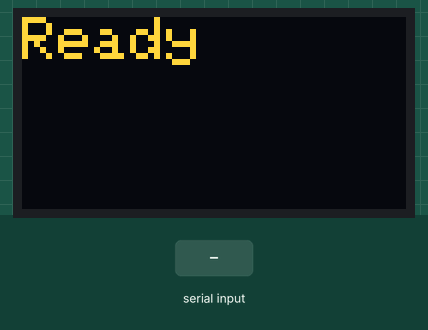
Bench run of a sketch on a simulated Arduino Uno, built with avr-gcc and run on an emulated ATmega328P. Parts: 128×64 one-colour display. The test bench sets the inputs (shaded band). The OLED is the two-colour kind (top 16 rows yellow).

Above: at 1.2 s.
1.3 s: "90,45\n" received over the second serial link
At 2.6 s:
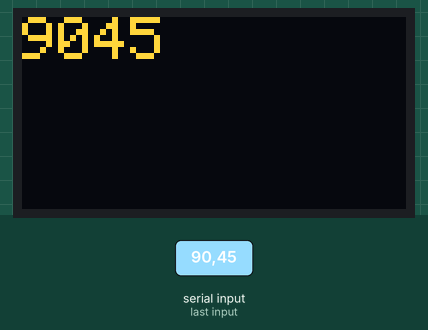
2.9 s: "+" received over the second serial link
At 3.5 s:
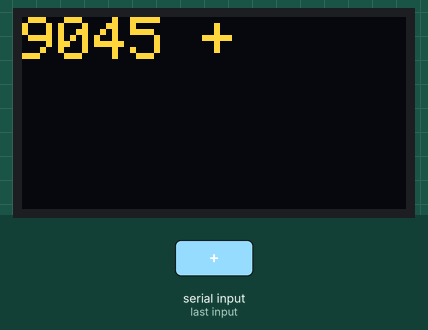
4.4 s: "C90\n" received over the second serial link
At 5.3 s:
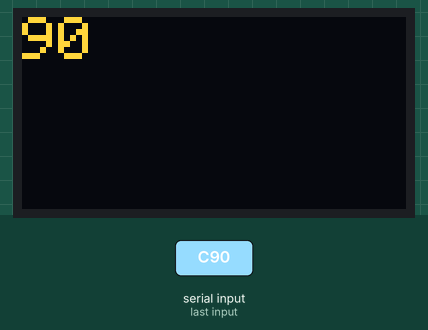
5.9 s: "=" received over the second serial link
At 7.0 s:
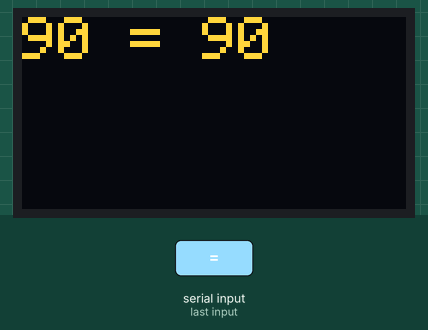
7.4 s: "C,45\n" received over the second serial link
At 8.6 s:
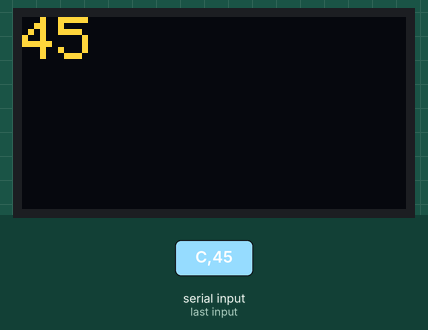
8.9 s: "C" received over the second serial link
At 9.2 s:
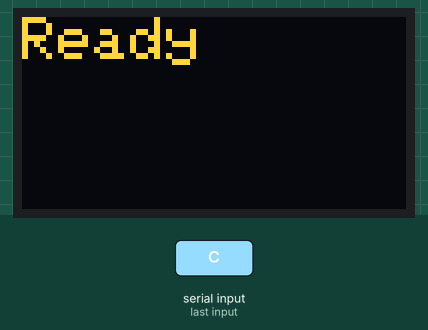
Timing chart, 0 to 11.4 s (numbered marks = the images above; inputs shaded):
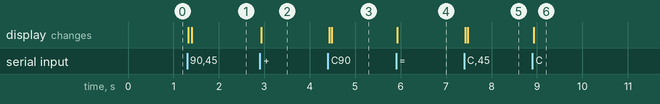

The sketch:

CALCUBRONCS4THYR.ino
```cpp
#include <Wire.h>
#include <Adafruit_GFX.h>
#include <Adafruit_SSD1306.h>
#include <SoftwareSerial.h>

//  OLED display settings
#define SCREEN_WIDTH 128
#define SCREEN_HEIGHT 64
Adafruit_SSD1306 display(SCREEN_WIDTH, SCREEN_HEIGHT, &Wire, -1);

// Bluetooth setup on pins 10 (TX) and 11 (RX)
SoftwareSerial bluetooth(10, 11);

String receivedData = "";
String expression = "";
int currentNumber = 0;
int total = 0;
bool operatorPending = false;

void setup() {
  // Initialize OLED
  if (!display.begin(SSD1306_SWITCHCAPVCC, 0x3C)) {
    Serial.println(F("OLED initialization failed"));
    for (;;);
  }
  display.clearDisplay();
  display.setTextSize(2);
  display.setTextColor(WHITE);
  display.setCursor(0, 0);
  display.println("Ready");
  display.display();

  // Initialize Bluetooth
  bluetooth.begin(9600);
  Serial.begin(9600); // Optional for debugging
}

void loop() {
  // Check if data is available from Bluetooth
  if (bluetooth.available()) {
    char c = bluetooth.read();

    // Check if the character is a digit
    if (isDigit(c)) {
      receivedData += c; // Append the digit to the current number string
      currentNumber = receivedData.toInt(); // Convert to integer
      operatorPending = true; // Indicates that a number was entered and operator is needed next

      // Update the OLED display with the live input
      display.clearDisplay();
      display.setCursor(0, 0);
      display.print(receivedData);
      display.display();
    }
    // If '+' is received, build the expression
    else if (c == '+') {
      if (operatorPending) {
        expression += String(currentNumber) + " + ";
        total = currentNumber; // Start with the current number
        receivedData = ""; // Clear received data
        currentNumber = 0; // Reset current number
        operatorPending = false; // Reset operatorPending flag

        // Update the OLED display with the live input
        display.clearDisplay();
        display.setCursor(0, 0);
        display.print(expression);
        display.display();
      }
    }
    // If '=' is received, calculate the result
    else if (c == '=') {
      if (operatorPending) {
        expression += String(currentNumber);
        total += currentNumber; // Add the last number
        receivedData = ""; // Clear received data
        currentNumber = 0; // Reset current number
        operatorPending = false; // Reset operatorPending flag

        // Display the result
        display.clearDisplay();
        display.setCursor(0, 0);
        display.print(expression);
        display.print(" = ");
        display.print(total);
        display.display();

        // Reset expression and total for next operation
        expression = "";
        total = 0;
      }
    }
    // If 'C' is received, clear the OLED display and show "Ready"
    else if (c == 'C') {
      display.clearDisplay();
      display.setCursor(0, 0);
      display.println("Ready");
      display.display();
      receivedData = ""; // Clear received data
      currentNumber = 0; // Reset current number
      expression = ""; // Clear expression
      total = 0; // Reset total
      operatorPending = false; // Reset operatorPending flag
    }
  }
}
```

Measured:
- after the input at 1.3 s, the display: first changes at once (image 1 shows a later state)
- after the input at 2.9 s, the display: changes at once (image 2)
- after the input at 4.4 s, the display: first changes at once (image 3 shows a later state)
- after the input at 5.9 s, the display: changes at once (image 4)
- after the input at 7.4 s, the display: first changes at once (image 5 shows a later state)
- after the input at 8.9 s, the display: changes at once (image 6)
